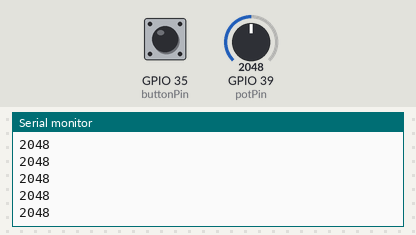
This sketch was run on a simulated ESP32. Shown: the last lines printed to the serial monitor. The test bench sets the inputs (shaded band); at power-on: GPIO 39 (potPin) = 2048, GPIO 35 (buttonPin) LOW.

Above: at 1.2 s.
1.3 s: GPIO 39 (potPin) set to 2866
At 1.31 s:
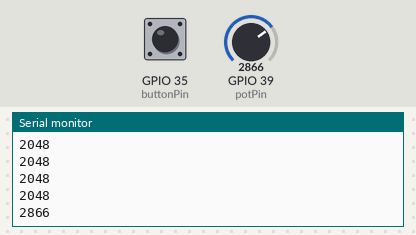
2.8 s: GPIO 39 (potPin) set to 3603
At 2.82 s:
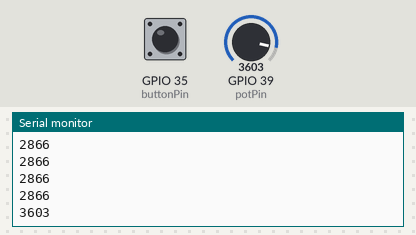
Timing chart, 0 to 5.8 s (numbered marks = the images above; inputs shaded):
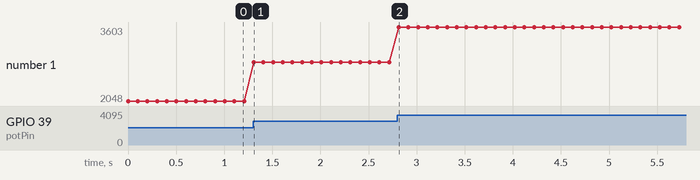

Measured:
- after the input at 1.3 s, the serial monitor: prints a new line at once (image 1)
- after the input at 2.8 s, the serial monitor: prints a new line at once (image 2)
- plotted number 1: 2048 → 2866 after the input at 1.3 s, 2866 → 3603 after the input at 2.8 s

The sketch:

Remort.ino
```cpp
#include <esp_now.h>
#include <WiFi.h>

const int buttonPin = 35;  // Button pin
const int potPin = 39;     // Potentiometer pin (analog)

// Define the MAC address of the robot (Global declaration)
uint8_t robotMacAddr[] = {0x94, 0xE6, 0x86, 0x05, 0x44, 0xB8};  // Replace with your robot's MAC address

struct dataPackage {
  bool buttonState;
  int leftMotorSpeed;   // Speed for left motor (0-255)
  int rightMotorSpeed;  // Speed for right motor (0-255)
};

dataPackage sendData;

void setup() {
  Serial.begin(115200);

  pinMode(buttonPin, INPUT);
  WiFi.mode(WIFI_STA);

  // Initialize ESP-NOW
  if (esp_now_init() != ESP_OK) {
    Serial.println("ESP-NOW initialization failed");
    return;
  }
  Serial.println("ESP-NOW initialization done");

  // Set up the peer (the robot's MAC address)
  esp_now_peer_info_t peerInfo;
  memcpy(peerInfo.peer_addr, robotMacAddr, 6);
  peerInfo.channel = 0;
  peerInfo.encrypt = false;

  if (esp_now_add_peer(&peerInfo) != ESP_OK) {
    Serial.println("Failed to add peer");
    return;
  }
}

void loop() {
  sendData.buttonState = digitalRead(buttonPin);  // Check if button is pressed

  int potValue = analogRead(potPin);  // Read the potentiometer (0 to 4095)
  Serial.println(potValue);
  // Map potentiometer value to motor speeds (0-255 for each motor)
  //if (potValue < 2048) {
    // Right motor is faster (turn left)
  if (potValue<0){
    sendData.rightMotorSpeed = map(potValue, 0, 4096, 1023, 0);  // Right motor slow down
    sendData.leftMotorSpeed = map(4096-potValue, 0, 4096, 1023, 0);
    //sendData.leftMotorSpeed = 255;  // Left motor full speed
  } else {
    // Left motor is faster (turn right)
    sendData.rightMotorSpeed = map(4096-potValue, 0, 4096, 1023, 0);  // Right motor slow down
    sendData.leftMotorSpeed = map(potValue, 0, 4096, 1023, 0);
    //sendData.rightMotorSpeed = 255;  // Right motor full speed
  }

  // Send data to the robot
  esp_now_send(robotMacAddr, (uint8_t*)&sendData, sizeof(sendData));

  delay(100);  // Adjust delay as needed
}
```
